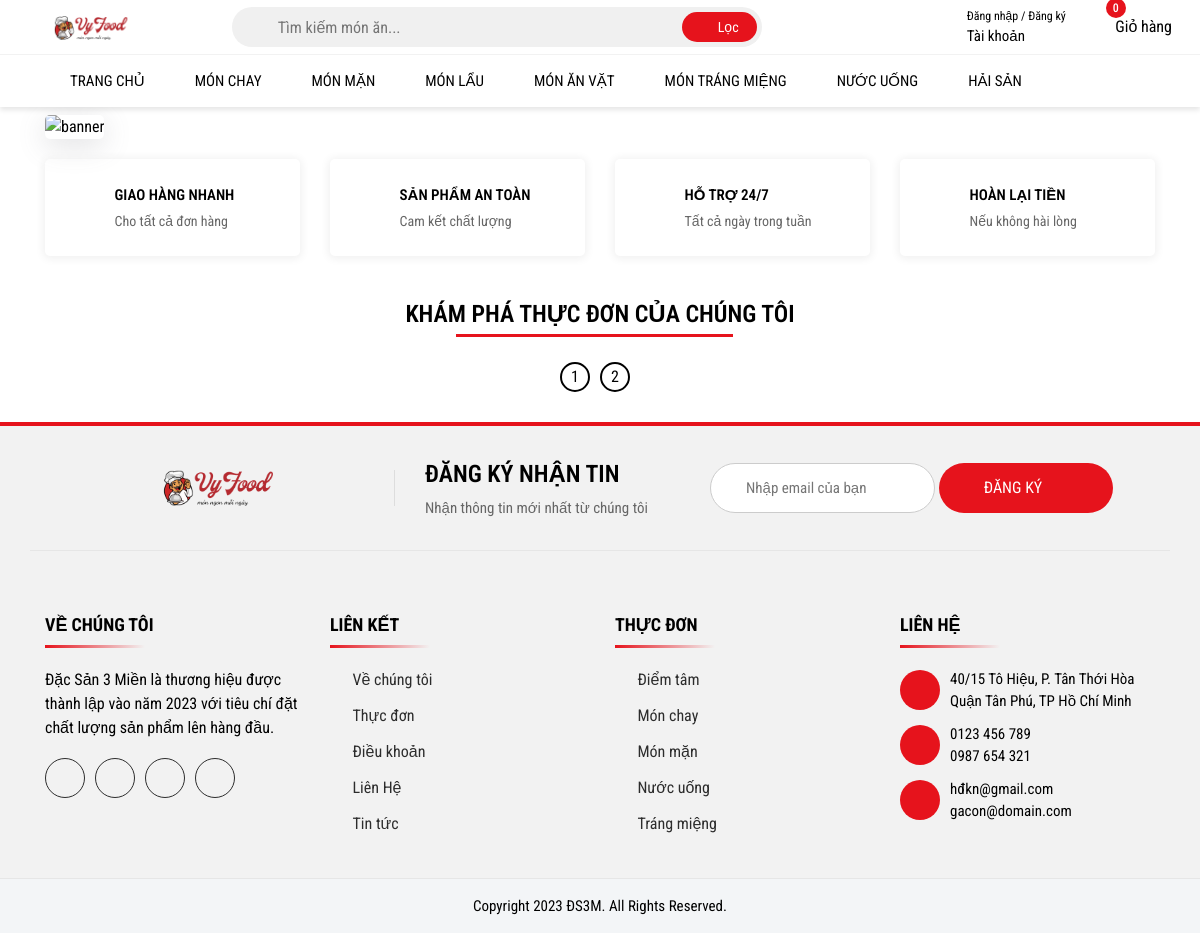
The page /index.php?Type=Món+mặn&page=3 on the database as committed earlier.
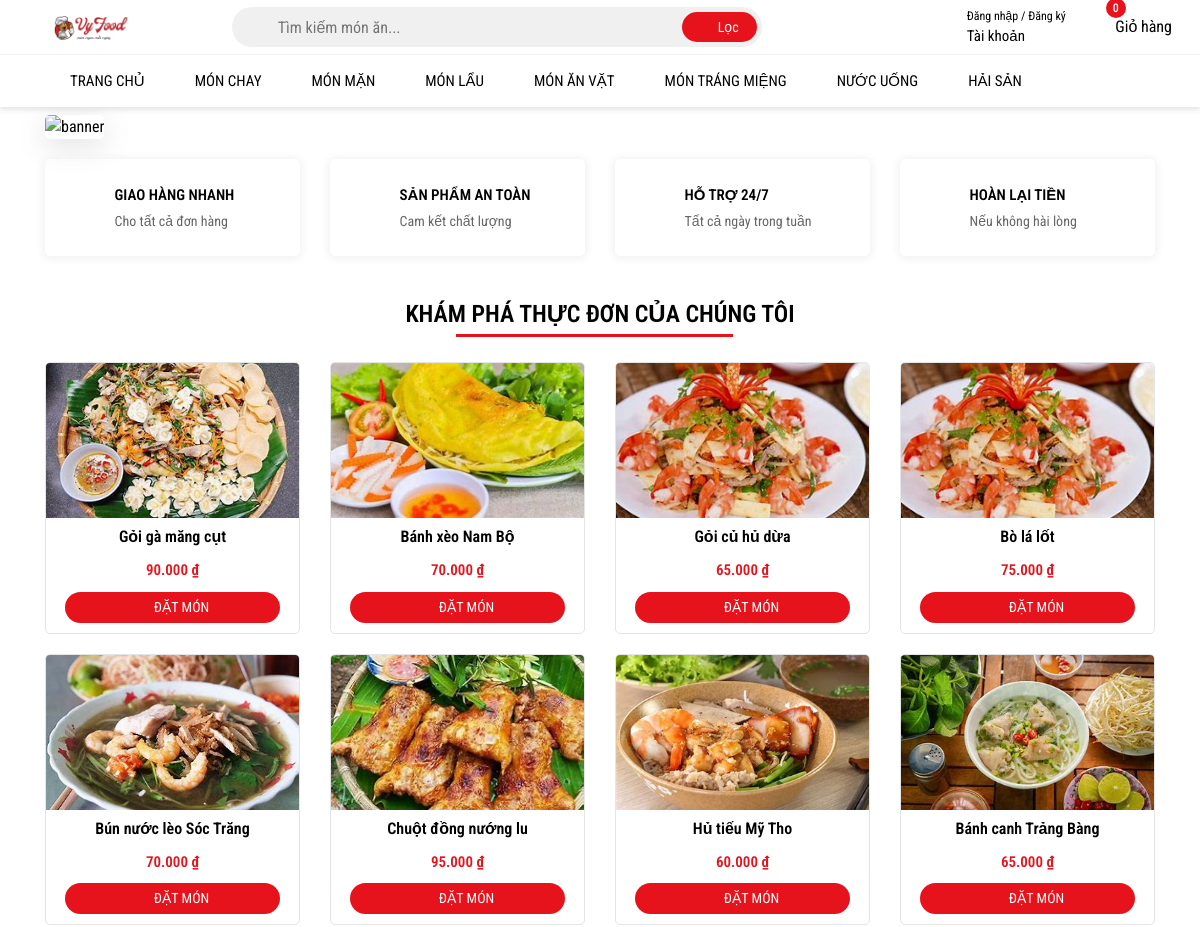
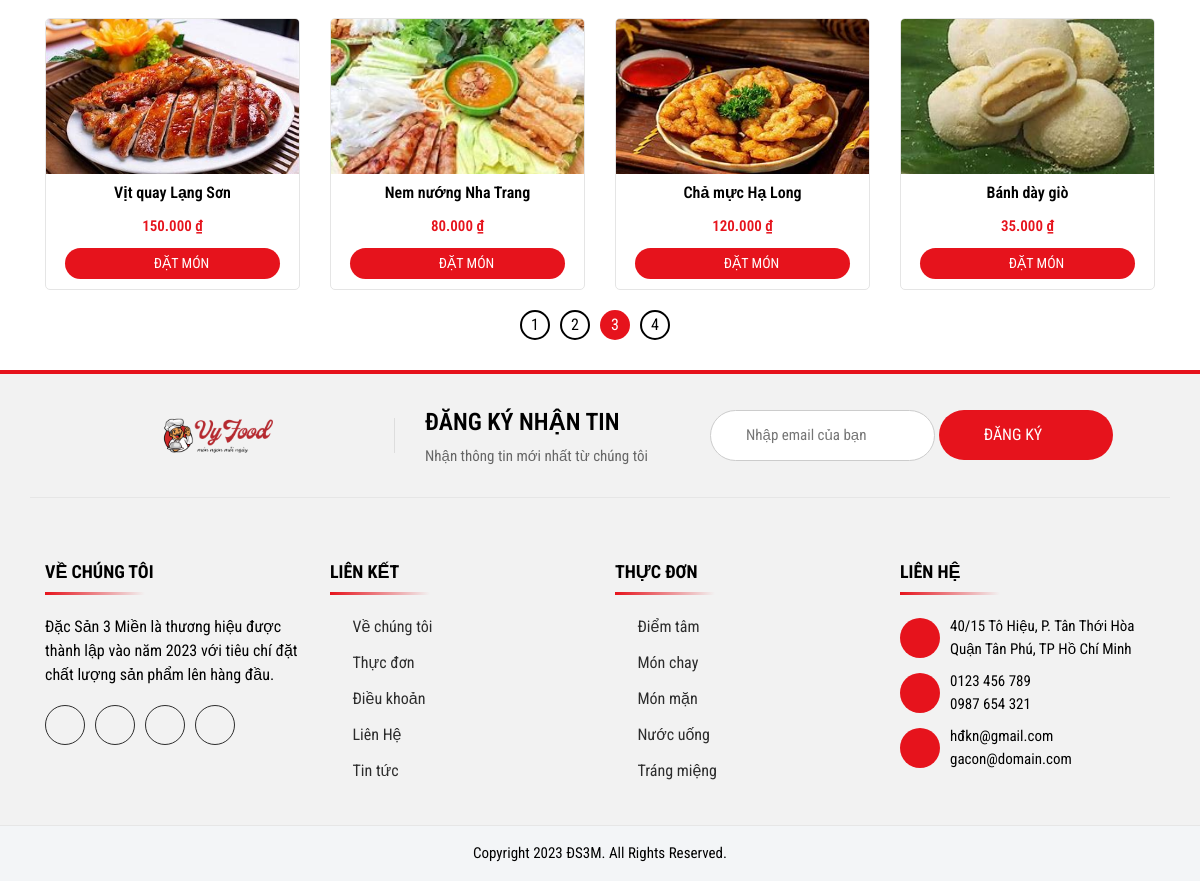
The same page on the database as committed later (2 pictures, top to bottom).
### tables this page shows
CREATE TABLE `sanpham` (
  `ID` int(11) NOT NULL,
  `Name` varchar(255) NOT NULL,
  `Image` varchar(255) NOT NULL,
  `Price` int(255) NOT NULL,
  `Describtion` varchar(255) NOT NULL,
  `Type` enum('món chay','món mặn','món lẩu','món ăn vặt','món tráng miệng','nước uống','hải sản') NOT NULL
);

### index.php (the view, shortened to what the changed rows need)
<!DOCTYPE html>
<html lang="en">
  <head>
    <link
      rel="stylesheet"
      href="https://cdn.jsdelivr.net/npm/bootstrap@4.0.0/dist/css/bootstrap.min.css"
    />
    <link
      rel="stylesheet"
      href="assets/font-awesome-pro-v6-6.2.0/css/all.min.css"
    />
    <link rel="stylesheet" href="assets/css/base.css" />
    <link rel="stylesheet" href="assets/css/style.css" />
  </head>
  <body>
    <?php
    include "connect.php";
    $limit = 12;
    $page = isset($_GET['page']) ? (int)$_GET['page'] : 1;
    $page = max($page, 1);
    $offset = ($page - 1) * $limit;
    $stmt = $conn->prepare("SELECT * FROM sanpham WHERE Visible = 1 LIMIT ? OFFSET ?");
    $stmt->bind_param("ii", $limit, $offset);
    $stmt->execute();
?>
      <?php
include "connect.php";
$Type = isset($_GET['Type']) ? $_GET['Type'] : '';
$page = isset($_GET['page']) ? (int)$_GET['page'] : 1;
$limit = 12;
$offset = ($page - 1) * $limit;
if ($Type) {
    $stmt_count = $conn->prepare("SELECT COUNT(*) as total FROM sanpham WHERE Type = ? and Visible = 1");
    $stmt_count->bind_param("s", $Type);
    $stmt_count->execute();
} else {
    $stmt_count = $conn->prepare("SELECT COUNT(*) as total FROM sanpham WHERE Visible = 1");
    $stmt_count->execute();
}
$count_result = $stmt_count->get_result();
$row_count = $count_result->fetch_assoc();
$total_records = $row_count['total'];
$total_pages = ceil($total_records / $limit);
if ($Type) {
    $stmt = $conn->prepare("SELECT * FROM sanpham WHERE Type = ? and Visible= 1 LIMIT ? OFFSET ?");
    $stmt->bind_param("sii", $Type, $limit, $offset);
} else {
    $stmt = $conn->prepare("SELECT * FROM sanpham WHERE Visible = 1 LIMIT ? OFFSET ?");
    $stmt->bind_param("ii", $limit, $offset);
}
$stmt->execute();
$result = $stmt->get_result();
?>
<div class="Products" id="product-list">
  <div class="container">
    <div class="row">
      <?php if ($total_records > 0): ?>
        <?php while ($row = $result->fetch_assoc()): ?>
          <div class="col-xl-3 col-lg-3 col-md-4 col-sm-6 col-12">
            <div class="inner-item">
              <a href="chitietsp.php?id=<?= $row['ID']; ?>" class="inner-img">
                <img src="<?= htmlspecialchars($row['Image']); ?>" />
              </a>
              <div class="inner-info">
                <div class="inner-ten"><?= htmlspecialchars($row['Name']); ?></div>
                <div class="inner-gia"><?= number_format($row['Price']); ?>.000 ₫</div>
                <a href="chitietsp.php?id=<?= $row['ID']; ?>" class="inner-muahang">
                  <i class="fa-solid fa-cart-plus"></i> ĐẶT MÓN
                </a>
              </div>
            </div>
          </div>
        <?php endwhile; ?>
      <?php endif; ?>
    </div>
  </div>
</div>
    <div id="pagination" class="Pagination">
  <div class="container">
    <ul>
      <?php
      for ($i = 1; $i <= $total_pages; $i++) {
          $active_class = ($i == $page) ? 'trang-chinh' : '';
          echo '<li><a href="index.php?Type=' . urlencode($Type) . '&page=' . $i . '" class="inner-trang ' . $active_class . '">' . $i . '</a></li>';
      }
      ?>
    </ul>
  </div>
</div>
    <?php
    include_once "includes/footer.php";
     ?>

Rows that differ between the two databases and show on the page:
added sanpham: shows a picture, Name "Gỏi gà măng cụt", Price "90"
added sanpham: shows a picture, Name "Bánh xèo Nam Bộ", Price "70"
added sanpham: Name "Gỏi củ hủ dừa", Price "65"
added sanpham: Name "Bò lá lốt", Price "75"
added sanpham: shows a picture, Name "Bún nước lèo Sóc Trăng", Price "70"
added sanpham: shows a picture, Name "Chuột đồng nướng lu", Price "95"
added sanpham: shows a picture, Name "Hủ tiếu Mỹ Tho", Price "60"
added sanpham: shows a picture, Name "Bánh canh Trảng Bàng", Price "65"
added sanpham: shows a picture, Name "Vịt quay Lạng Sơn", Price "150"
added sanpham: shows a picture, Name "Nem nướng Nha Trang", Price "80"
added sanpham: shows a picture, Name "Chả mực Hạ Long", Price "120"
added sanpham: shows a picture, Name "Bánh dày giò", Price "35"
Other text that changed with them:
new list line: "3"
new list line: "4"
